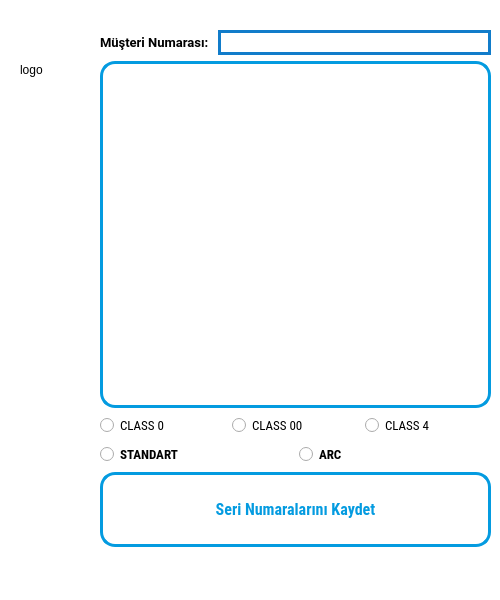
<?xml version="1.0" encoding="UTF-8"?>
<ui version="4.0">
 <class>EldivenEkle</class>
 <widget class="QMainWindow" name="EldivenEkle">
  <property name="geometry">
   <rect>
    <x>0</x>
    <y>0</y>
    <width>500</width>
    <height>600</height>
   </rect>
  </property>
  <property name="sizePolicy">
   <sizepolicy hsizetype="Fixed" vsizetype="Fixed">
    <horstretch>0</horstretch>
    <verstretch>0</verstretch>
   </sizepolicy>
  </property>
  <property name="minimumSize">
   <size>
    <width>500</width>
    <height>600</height>
   </size>
  </property>
  <property name="maximumSize">
   <size>
    <width>500</width>
    <height>600</height>
   </size>
  </property>
  <property name="windowTitle">
   <string>Eldiven Ekle</string>
  </property>
  <property name="styleSheet">
   <string notr="true">background-color: rgb(255, 255, 255);</string>
  </property>
  <widget class="QWidget" name="centralwidget">
   <widget class="QLabel" name="logo">
    <property name="geometry">
     <rect>
      <x>20</x>
      <y>20</y>
      <width>65</width>
      <height>100</height>
     </rect>
    </property>
    <property name="text">
     <string>logo</string>
    </property>
   </widget>
   <widget class="QWidget" name="verticalLayoutWidget">
    <property name="geometry">
     <rect>
      <x>100</x>
      <y>30</y>
      <width>391</width>
      <height>541</height>
     </rect>
    </property>
    <layout class="QVBoxLayout" name="verticalLayout">
     <property name="bottomMargin">
      <number>0</number>
     </property>
     <item>
      <layout class="QHBoxLayout" name="horizontalLayout">
       <property name="bottomMargin">
        <number>0</number>
       </property>
       <item>
        <widget class="QLabel" name="musteri_numarasi_label">
         <property name="font">
          <font>
           <family>Roboto</family>
           <pointsize>10</pointsize>
           <weight>75</weight>
           <bold>true</bold>
          </font>
         </property>
         <property name="text">
          <string>Müşteri Numarası: </string>
         </property>
        </widget>
       </item>
       <item>
        <widget class="QLineEdit" name="musteri_numarasi_line">
         <property name="font">
          <font>
           <family>Roboto</family>
           <pointsize>10</pointsize>
          </font>
         </property>
         <property name="styleSheet">
          <string notr="true">QLineEdit{

border: 3px solid;
border-color:rgb(17, 124, 202);
border-radius:30px;

}</string>
         </property>
         <property name="text">
          <string/>
         </property>
         <property name="alignment">
          <set>Qt::AlignCenter</set>
         </property>
        </widget>
       </item>
      </layout>
     </item>
     <item>
      <widget class="QPlainTextEdit" name="plainTextEdit">
       <property name="font">
        <font>
         <family>Roboto</family>
         <pointsize>12</pointsize>
         <weight>50</weight>
         <bold>false</bold>
        </font>
       </property>
       <property name="styleSheet">
        <string notr="true">border: 3px solid;
border-color:#049BE0;
border-radius:15px</string>
       </property>
       <property name="plainText">
        <string/>
       </property>
       <property name="placeholderText">
        <string>LÜTFEN SERİ NUMARALARINI ALT ALTA GELECEK ŞEKİLDE EKLEYİN</string>
       </property>
      </widget>
     </item>
     <item>
      <layout class="QHBoxLayout" name="horizontalLayout_3">
       <property name="topMargin">
        <number>0</number>
       </property>
       <property name="rightMargin">
        <number>0</number>
       </property>
       <item>
        <widget class="QRadioButton" name="radioButton">
         <property name="font">
          <font>
           <family>Roboto Condensed</family>
           <pointsize>10</pointsize>
          </font>
         </property>
         <property name="text">
          <string>CLASS 0</string>
         </property>
        </widget>
       </item>
       <item>
        <widget class="QRadioButton" name="radioButton_2">
         <property name="font">
          <font>
           <family>Roboto Condensed</family>
           <pointsize>10</pointsize>
          </font>
         </property>
         <property name="text">
          <string>CLASS 00</string>
         </property>
        </widget>
       </item>
       <item>
        <widget class="QRadioButton" name="radioButton_3">
         <property name="font">
          <font>
           <family>Roboto Condensed</family>
           <pointsize>10</pointsize>
          </font>
         </property>
         <property name="text">
          <string>CLASS 4</string>
         </property>
        </widget>
       </item>
      </layout>
     </item>
     <item>
      <layout class="QHBoxLayout" name="horizontalLayout_2">
       <property name="topMargin">
        <number>0</number>
       </property>
       <item>
        <widget class="QRadioButton" name="radioButton_standart">
         <property name="font">
          <font>
           <family>Roboto Condensed</family>
           <pointsize>10</pointsize>
           <weight>75</weight>
           <bold>true</bold>
          </font>
         </property>
         <property name="text">
          <string>STANDART</string>
         </property>
        </widget>
       </item>
       <item>
        <widget class="QRadioButton" name="radioButton_arc">
         <property name="font">
          <font>
           <family>Roboto Condensed</family>
           <pointsize>10</pointsize>
           <weight>75</weight>
           <bold>true</bold>
          </font>
         </property>
         <property name="text">
          <string>ARC</string>
         </property>
        </widget>
       </item>
      </layout>
     </item>
     <item>
      <widget class="QPushButton" name="serni_numara_kaydet_buton">
       <property name="minimumSize">
        <size>
         <width>0</width>
         <height>75</height>
        </size>
       </property>
       <property name="maximumSize">
        <size>
         <width>16777215</width>
         <height>75</height>
        </size>
       </property>
       <property name="font">
        <font>
         <family>Roboto Condensed</family>
         <pointsize>12</pointsize>
         <weight>75</weight>
         <bold>true</bold>
        </font>
       </property>
       <property name="styleSheet">
        <string notr="true">QPushButton {
color: rgb(4, 155, 224);
background-color: rgb(255, 255, 255);
border: 3px solid;
border-color:#049BE0;
border-radius:15px
}

QPushButton:hover{
	color: rgb(255, 255, 255);
	background-color: rgb(4, 155, 224);

}

QPushButton:pressed{
	background-color: rgb(62, 198, 247);
}</string>
       </property>
       <property name="text">
        <string>Seri Numaralarını Kaydet</string>
       </property>
      </widget>
     </item>
     <item>
      <widget class="QLabel" name="bilgilendirme_label">
       <property name="font">
        <font>
         <pointsize>12</pointsize>
        </font>
       </property>
       <property name="text">
        <string/>
       </property>
       <property name="alignment">
        <set>Qt::AlignCenter</set>
       </property>
      </widget>
     </item>
    </layout>
   </widget>
  </widget>
 </widget>
 <resources/>
 <connections/>
</ui>
